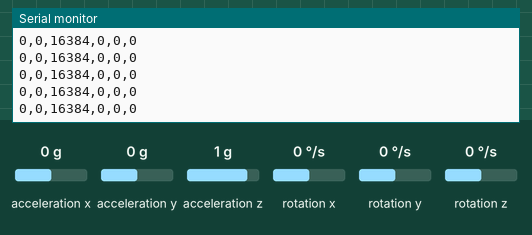
This sketch was run on a simulated Arduino Uno, built with avr-gcc and run on an emulated ATmega328P. Shown: the last lines printed to the serial monitor. The test bench sets the inputs (shaded band); at power-on: acceleration x 0 g, acceleration y 0 g, acceleration z 1 g, rotation x 0 °/s, rotation y 0 °/s, rotation z 0 °/s.

Above: at 1.2 s.
1.3 s: acceleration x set to -1.4 g
At 1.37 s:
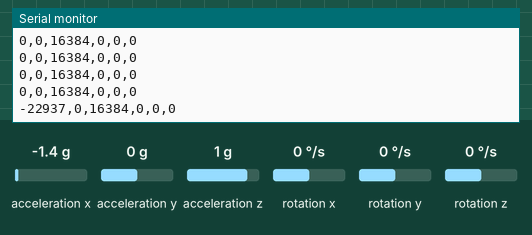
4.3 s: acceleration y set to -1.4 g
At 4.3 s:
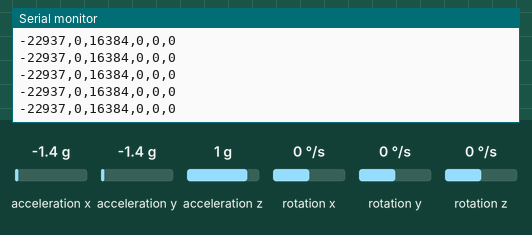
5.8 s: acceleration z set to -1.4 g
At 5.87 s:
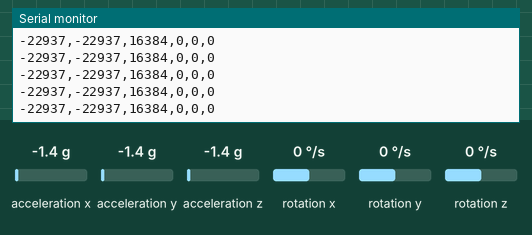
7.3 s: rotation x set to -192 °/s
At 7.34 s:
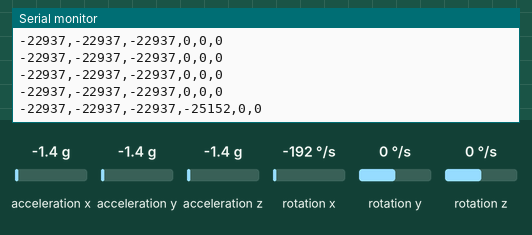
10.3 s: rotation y set to -192 °/s
At 10.39 s:
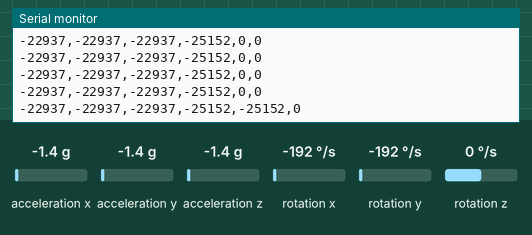

The sketch:

matlabsetup.ino
```cpp
#include <Wire.h>
#include <MPU6050.h>

MPU6050 mpu;

void setup() {
  Wire.begin();
  Serial.begin(9600);

  mpu.initialize();

  // Verify connection
  if (mpu.testConnection()) {
    Serial.println("MPU6050 connection successful");
  } else {
    Serial.println("MPU6050 connection failed");
    while (1);
  }
}

void loop() {
  // Read accelerometer and gyroscope data
  int16_t ax, ay, az, gx, gy, gz;
  mpu.getMotion6(&ax, &ay, &az, &gx, &gy, &gz);

  // Send data in the desired format
  Serial.print(ax); Serial.print(",");
  Serial.print(ay); Serial.print(",");
  Serial.print(az); Serial.print(",");
  Serial.print(gx); Serial.print(",");
  Serial.print(gy); Serial.print(",");
  Serial.print(gz); Serial.println();

  delay(100);  // Adjust the delay as needed
}
```

Measured:
- after the input at 1.3 s, the serial monitor: prints a new line after 0.06 s (image 1)
- after the input at 7.3 s, the serial monitor: prints a new line at once (image 4)
- after the input at 10.3 s, the serial monitor: prints a new line after 0.09 s (image 5)
